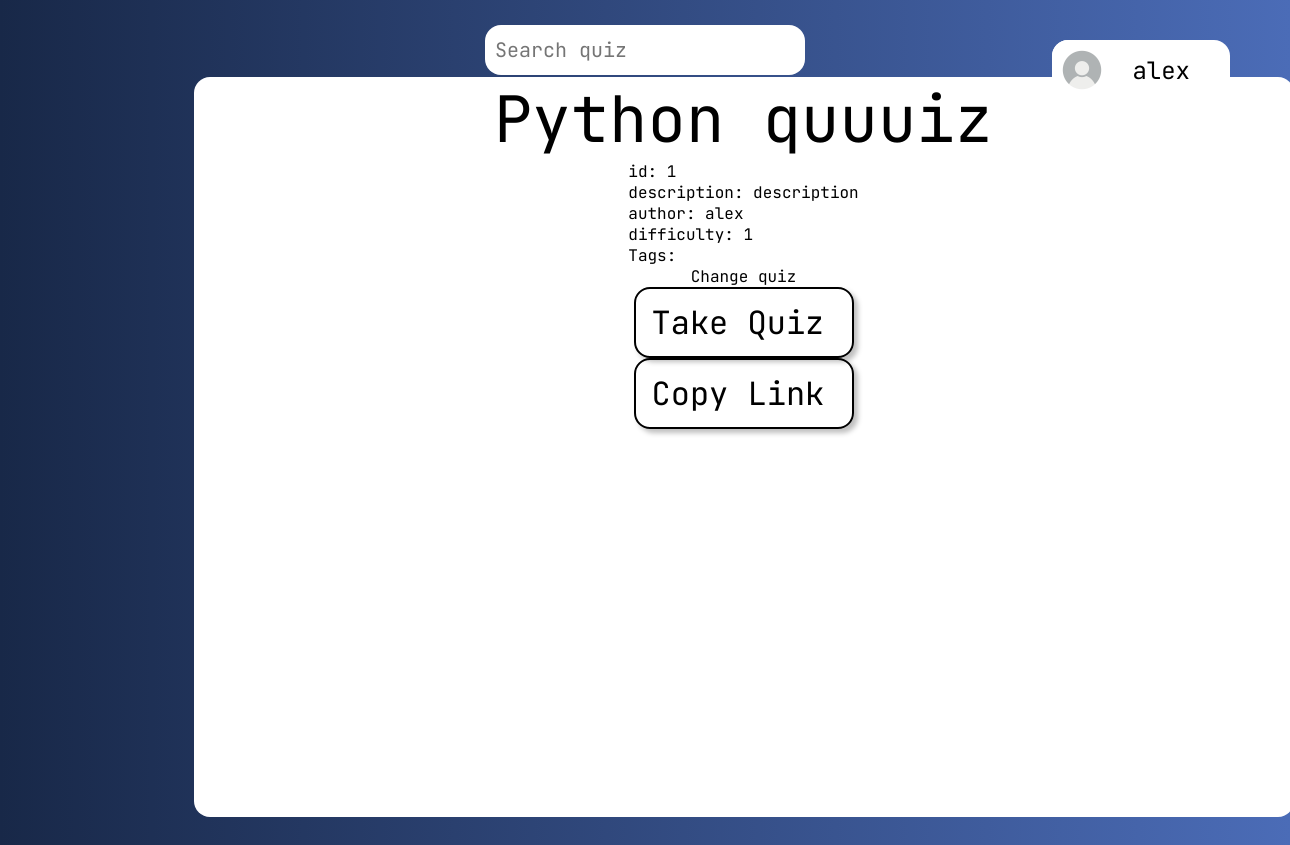
The page /quiz/1/details/ (signed in) on the database its author committed.
### quiz_app/models.py (models this page shows, shortened)
class Quiz(models.Model):
    DIFFICULTY_CHOICES = (
        ('Easy', 'Easy'),
        ('Moderately Easy', 'Moderately Easy'),
        ('Intermediate', 'Intermediate'),
        ('Moderately Hard', 'Moderately Hard'),
        ('Hard', 'Hard'),
    )
    id = models.AutoField(primary_key=True)
    title = models.CharField(max_length=100)
    description = models.TextField(default='description')
    author = models.ForeignKey(User, on_delete=models.CASCADE, default=1)
    difficulty = models.CharField(max_length=20, choices=DIFFICULTY_CHOICES, default='Easy')
    created_at = models.DateTimeField(default=date.today, editable=False)
    tags = models.ManyToManyField(Tag)
    is_public = models.BooleanField(default=True)
    class Meta:
        verbose_name_plural = "Quizzes"

### quiz_app/views.py (the view)
# urls.py: path('quiz/<int:id>/details/', quiz_details, name='quiz_details'),
def quiz_details(request,  id):
    quiz = Quiz.objects.get(id=id)
    question = Question.objects.filter(quiz=quiz).first()
    context = {'quiz': quiz, 'question': question}
    return render(request, 'quiz_app/quiz/quiz_details.html', context)

### quiz_app/templates/quiz_app/quiz/quiz_details.html (shortened to what this page needs)
{% extends 'quiz_app/base.html' %}
{% load static %}
{% block styles %}
    <link rel="stylesheet" href="{% static 'quiz_app/css/quiz.css' %}">
{% endblock %}
{% block content %}
<div class="quiz-details">
    <h1 class="title-quiz">{{quiz.title}}</h1>
    <div>
        <p>id: {{quiz.id}}</p>
        <p>description: {{quiz.description}}</p>
        <p>author: {{quiz.author}}</p>
        <p>difficulty: {{quiz.difficulty}}</p>
        <ul>
            <p>Tags:</p>
        </ul>
    </div>
    {% if request.user.pk == quiz.author.pk %}
        <a href="{% url 'quiz_change' quiz_id=quiz.id %}">Change quiz</a>
    {% endif %}
    {% if quiz.question_set.exists %}
        <a class="take-btn" href="{% url 'quiz' quiz_id=quiz.pk question_id=question.id %}">Take Quiz</a>
    {% else %}
        <a class="take-btn" href="{% url 'home' %}">Quiz in progress</a>
    {% endif %}
    <a href="" id="copyButton" class="take-btn">Copy Link</a>
</div>
{% endblock %}

### quiz_app/templates/quiz_app/base.html (shortened to what this page needs)
<!DOCTYPE html>
{% load static %}
<html lang="en">
<head>
    <link rel="stylesheet" href="{% static 'quiz_app/css/base.css' %}">
    {% block styles %}{% endblock %}
</head>
<body>
{% if request.user.is_authenticated %}
    <a href="{% url 'user' pk=request.user.pk %}" class="user">
        {% if request.user.userprofile.avatar %}
            <img src="{{request.user.userprofile.avatar.url}}" alt="" class="user-img">
        {% else %}
            <img src="/media/site/user_avatar.jpg" alt="" class="user-img">
        {% endif %}
        <p class="user-name">{{request.user.username}}</p>
    </a>
{% else %}
    <div class="user user-login">
        <a href="{% url 'login' %}">Login</a>
        <a href="{% url 'sign_up' %}">Sign up</a>
    </div>
{% endif %}
<div class="search-bar">
    <form class="search-bar-form" method="GET" action="{% url 'search' %}">
        <input class="form-input" type="text" placeholder="Search quiz" name="q">
    </form>
</div>
<div class="container">
    {% block content %}
    {% endblock %}
</div>
</body>
</html>

### quiz_app/static/quiz_app/css/base.css (style rules this page uses)
body { font-family: "JetBrains Mono", monospace; font-optical-sizing: auto; font-weight: 400; font-style: normal; background: #4b6cb7; background: -webkit-linear-gradient(to right, #182848, #4b6cb7); background: linear-gradient(to right, #182848, #4b6cb7); }
.container { margin: 0 auto; padding-top: 6%; padding-bottom: 4%; width: 70%; height: fit-content; min-height: 100dvh; }
.user { width: fit-content; height: 60px; background-color: #fff; border-radius: 16px; position: fixed; display: flex; align-items: center; top: 40px; right: 60px; }
.user-img { height: 60px; width: 60px; border-radius: 16px; }
.user-name { margin: 0 40px 0 20px; font-size: 24px; }
.search-bar { width: 320px; height: 50px; background-color: #fff; border-radius: 16px; position: fixed; right: 50%; transform: translate(50%, 50%); }
.search-bar-form, .form-input { width: 100%; height: 50px; }
.form-input { padding: 10px; font-size: 20px; }
.form-input::placeholder { font-size: 20px; }

### quiz_app/static/quiz_app/css/quiz.css (style rules this page uses)
.quiz-details { margin: 0 auto; width: 1100px; height: 740px; display: flex; align-items: center; flex-direction: column; border-radius: 16px; background-color: #fff; }
.title-quiz { font-size: 64px; text-align: center !important; }
.take-btn { padding: 12px 16px; min-width: 220px; min-height: 70px; border-radius: 16px; border: 2px solid #000000; box-shadow: 4px 4px 5px rgba(0, 0, 0, 0.25) ; font-size: 32px; }

### rows shown on the page
Quiz: title "Python quuuiz", id "1", description "description", author "alex", difficulty "1"

### other values the page prints
{{ request.user.username }} "alex"
